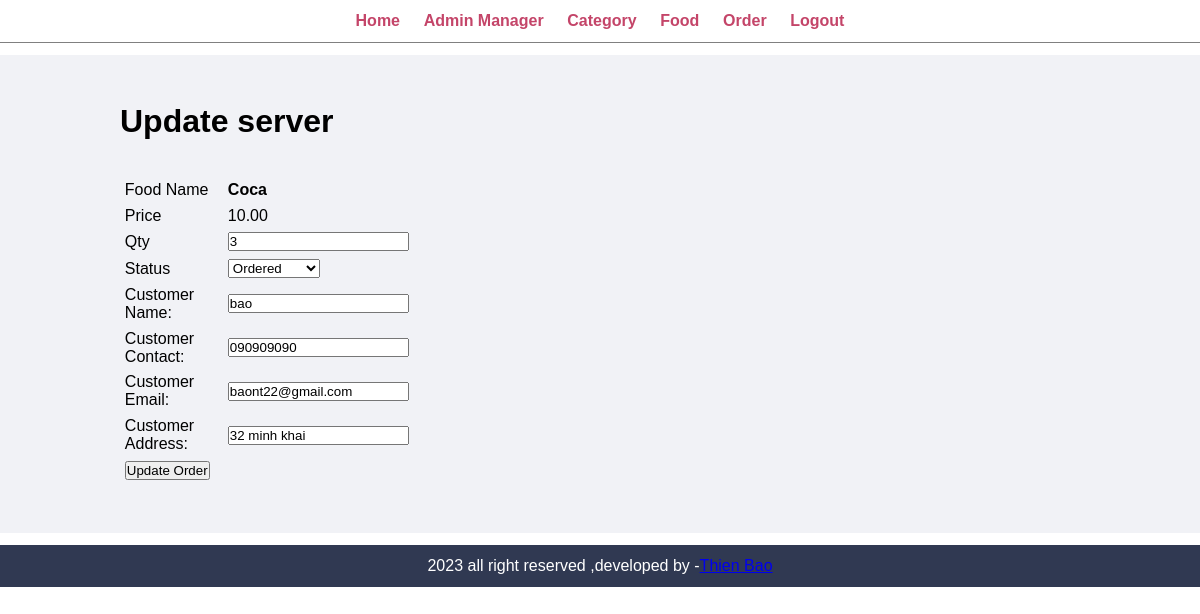
The page /admin/update-order.php?id=8 (signed in) on the database its author committed.
### tables this page shows
CREATE TABLE `tbl_order` (
  `id` int(10) UNSIGNED NOT NULL,
  `food` varchar(150) NOT NULL,
  `price` decimal(10,2) NOT NULL,
  `qty` int(11) NOT NULL,
  `total` decimal(10,2) NOT NULL,
  `order_date` datetime NOT NULL,
  `status` varchar(50) NOT NULL,
  `customer_name` varchar(150) NOT NULL,
  `customer_contact` varchar(20) NOT NULL,
  `customer_email` varchar(150) NOT NULL,
  `customer_address` varchar(255) NOT NULL
);

### admin/update-order.php (the view, shortened to what this page needs)
<?php include('partials/menu.php'); ?>
<div class="main-content">
    <div class="wrapper">
        <h1>Update server</h1>
        <br><br>
        <?php
            if(isset($_GET['id']))
            {
                $id=$_GET['id'];
                $sql="SELECT *FROM tbl_order WHERE id=$id";
                $res=mysqli_query($conn,$sql);
                $count=mysqli_num_rows($res);
                if($count==1)
                {
                    $row=mysqli_fetch_assoc($res);
                    $food=$row['food'];
                    $price=$row['price'];
                    $qty=$row['qty'];
                    $status=$row['status'];
                    $customer_name=$row['customer_name'];
            $customer_contact=$row['customer_contact'];
            $customer_email=$row['customer_email'];
            $customer_address=$row['customer_address'];
                }else{
                }
            }else{
                header('location:'.SITEURL.'admin/manager-order.php');
            }
        ?>
        <form action="" method="POST">
            <table class="tbl-30">
                <tr>
                    <td>Food Name</td>
                    <td><b><?php echo $food; ?></b> </td>
                </tr>
                <tr>
                    <td>Price</td>
                    <td><?php echo $price; ?> </td>
                </tr>
                <tr>
                    <td>Qty</td>
                    <td>
                        <input type="number" name="qty" value="<?php echo $qty; ?>">
                    </td>
                </tr>
                <tr>
                    <td>Status</td>
                    <td>
                        <select name="status">
                            <option <?php if($status=="Ordered"){ echo "selected" ;} ?>value="Ordered">Ordered</option>
                        </select>
                    </td>
                </tr>
                <tr>
                    <td>Customer Name:</td>
                    <td>
                        <input type="text" name="customer_name" value="<?php echo $customer_name; ?>">
                    </td>
                </tr>
                <tr>
                    <td>Customer Contact:</td>
                    <td>
                        <input type="text" name="customer_contact" value="<?php echo $customer_contact;?>">
                    </td>
                </tr>
                <tr>
                    <td>Customer Email:</td>
                    <td>
                        <input type="text" name="customer_email" value="<?php echo $customer_email;?>">
                    </td>
                </tr>
                <tr>
                    <td>Customer Address:</td>
                    <td>
                        <input type="text" name="customer_address" value="<?php echo $customer_address;?>">
                    </td>
                </tr>
                <tr>
                    <td colspan="2">
                        <input type="submit" name="submit" value="Update Order">
                    </td>
                </tr>
            </table>
        </form>
    </div>
</div>
<?php include('partials/footer.php'); ?>

### css/admin.css (style rules this page uses)
* { margin: 0; padding: 0; font-family: Arial, Helvetica, sans-serif; }
.wrapper { padding: 1%; margin: 0 auto; width: 80%; }
.tbl-30 { width: 30%; }
table tr td { padding: 1%; }
.main-content { margin: 1% 0; background-color: #f1f2f6; padding: 3% 0; }

### rows shown on the page
tbl_order: food "Coca", price "10.00", qty "3", status "Ordered", customer_name "bao", customer_contact "090909090", customer_email "baont22@gmail.com", customer_address "32 minh khai"
